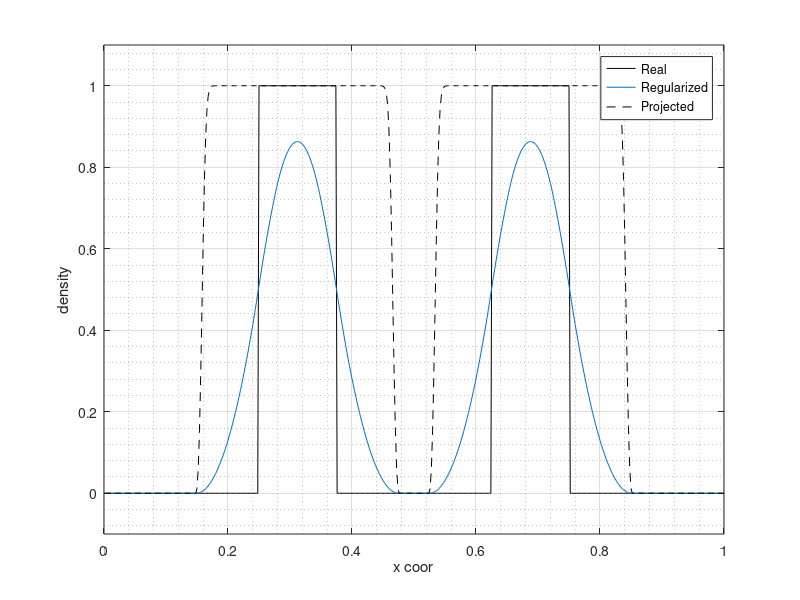

Reproduce this figure in MATLAB.
%% Minimum length scales test

clear
clc

N   = 500; % Number of elements
x   = linspace(0,1,N+1); % Number of nodes

% Density - initial map example
rho = zeros(1,round(0.25*length(x)));
rho = [rho,ones(1,round(0.125*length(x)))];
rho = [rho,zeros(1,round(0.25*length(x)))];
rho = [rho,ones(1,round(0.125*length(x)))];
rho = [rho,zeros(1,length(x)-length(rho))];

R = 0.10*max(x); % Filter radius

for i=1:N % Loop over elements
    xcurr = 0.5*(x(i)+x(i+1));
    iN = find(abs(x-xcurr)<=R); % Neighbourhood
    Num = 0;
    Den = 0;
    for j=1:length(iN)-1
        jN = iN(j);
        Vj = x(jN+1)-x(jN);
        xj = 0.5*(x(jN)+x(jN+1));
        rhoj = 0.5*(rho(jN+1)+rho(jN));
        Num = Num + (R-abs(xcurr-xj))*Vj*rhoj;
        Den = Den + (R-abs(xcurr-xj))*Vj;
    end
    rhoe(i) = Num/Den;
end

xc = 0.5*(x(1:end-1)+x(2:end));
rhoe = interp1(xc,rhoe,x);

beta=120;
eta=0;
rhoP=(tanh(beta*eta)+tanh(beta*(rhoe-eta)))./(tanh(beta*eta)+tanh(beta*(1-eta)));

figure
plot(x,rho,'-k',x,rhoe,x,rhoP,'--k')
grid on
grid minor
xlabel('x coor')
ylabel('density')
legend('Real','Regularized','Projected')
ylim([-0.1 1.1])